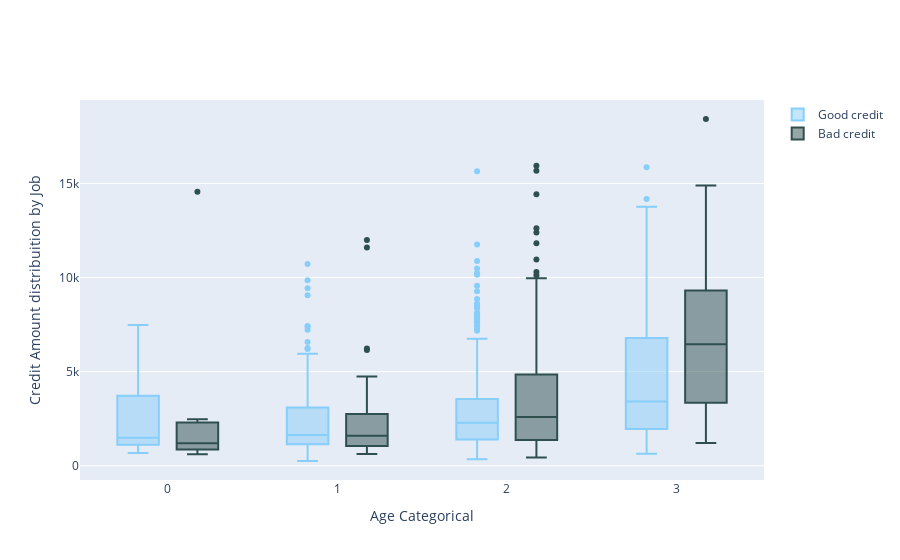

Notebook cell for this chart:
### Markdown cell above
### Crossed by Credit amount and Age

### Code cell
trace0 = go.Box(
    x=df_good["Job"],
    y=df_good["Credit amount"],
    name='Good credit',
    marker=dict(
        color='LightSkyBlue')
)

trace1 = go.Box(
    x=df_bad['Job'],
    y=df_bad['Credit amount'],
    name='Bad credit',
    marker=dict(
        color='DarkSlateGrey')
)
    
data = [trace0, trace1]

layout = go.Layout(
    yaxis=dict(
        title='Credit Amount distribuition by Job',
        zeroline=False
    ),
    xaxis=dict(
        title='Age Categorical'
    ),
    boxmode='group'
)
fig = go.Figure(data=data, layout=layout)

py.iplot(fig, filename='box-age-cat')

### Figure 1 — Plotly figure (JSON) as saved in the notebook; plotly's stock layout.template omitted (floating-point values rounded to 4 significant figures; data arrays with more than 128 entries replaced by an {"elided": "..."} marker saying what was removed)
{"data": [{"marker": {"color": "LightSkyBlue"}, "name": "Good credit", "type": "box", "x": {"elided": "700 int values"}, "y": {"elided": "700 int values"}}, {"marker": {"color": "DarkSlateGrey"}, "name": "Bad credit", "type": "box", "x": {"elided": "300 int values"}, "y": {"elided": "300 int values"}}], "layout": {"boxmode": "group", "xaxis": {"title": {"text": "Age Categorical"}}, "yaxis": {"title": {"text": "Credit Amount distribuition by Job"}, "zeroline": false}}}
